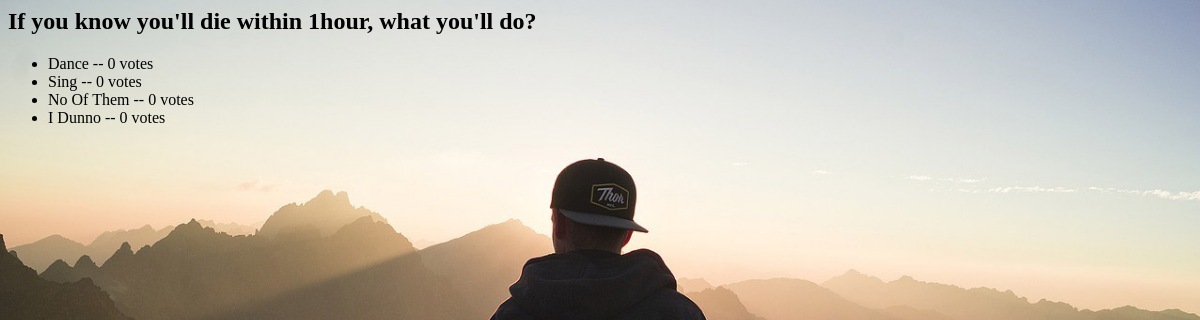
Screenshot of /polls/5/results/ with the database file from the repository.
### polls/models.py (models this page shows, shortened)
class Question(models.Model):
    question_text = models.CharField(max_length=200)
    pub_date = models.DateTimeField('date published', auto_now=True)
    is_availabe = models.BooleanField(default=True)
    popularity = models.IntegerField(default=0)

class Choice(models.Model):
    question = models.ForeignKey(Question, on_delete=models.CASCADE)
    choice_text = models.CharField(max_length=200)
    votes = models.IntegerField(default=0)

### polls/views.py (the view)
# urls.py: path('<int:question_id>/results/', views.results, name='results'),
def results(request, question_id):
    question = get_object_or_404(Question, pk=question_id)
    context = {'question': question}
    return render(request, 'polls/results.html', context)

### polls/templates/polls/results.html (shortened to what this page needs)
{% load static %}
<link rel="stylesheet" type="text/css" href="{% static 'polls/style.css' %}">
<!DOCTYPE html>
<html lang="en">
<head>
</head>
<body>
    <h2>{{ question.question_text }}</h2>
    <ul>
        {% for choice in question.choice_set.all %}
            <li>{{ choice.choice_text }} -- {{ choice.votes }} vote{{ choice.votes|pluralize }}</li>
        {% endfor %}
    </ul>
</body>
</html>

### polls/static/polls/style.css (style rules this page uses)
body { background: white url("images/post.jpg"); background-repeat: no-repeat; justify-content: center; align-items: center; max-height: 500px; background-size: cover; }

### rows the page displays
Question: question_text "If you know you'll die within 1hour, what you'll do?"
Choice: choice_text "Dance", votes "0"
Choice: choice_text "Sing", votes "0"
Choice: choice_text "No Of Them", votes "0"
Choice: choice_text "I Dunno", votes "0"
